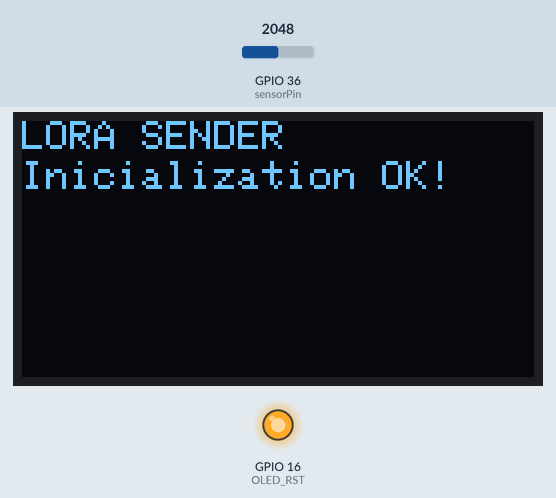
Recording of a sketch running on a simulated ESP32. Shown: 128×64 one-colour display, output pins drawn as LEDs (lit = HIGH). The inputs (shaded band) are chosen by the test bench; at power-on: GPIO 36 (sensorPin) = 2048. No radio packets arrive unless stated; what the sketch prints to the serial monitor is not drawn.

Above: at 0.2 s.
At 2.3 s:
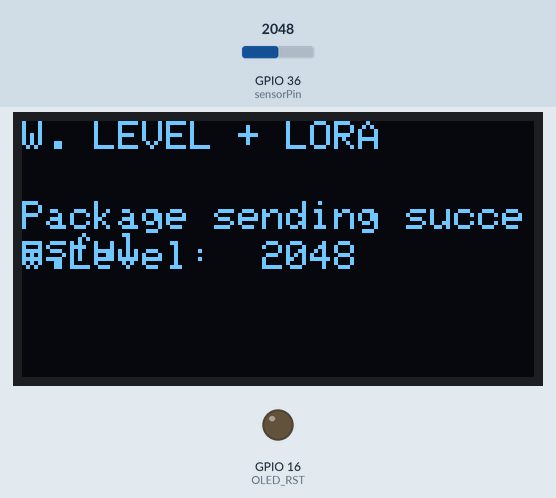
Timing chart, 0 to 124.2 s (numbered marks = the images above):
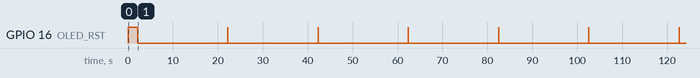

The sketch:

water_level_lora_sender.ino
```cpp
//https://www.electronicwings.com/esp32/water-level-detection-interfacing-with-esp32
//Libraries for LoRa
#include <SPI.h>
#include <LoRa.h>

//Libraries for OLED Display
#include <Wire.h>
#include <Adafruit_GFX.h>
#include <Adafruit_SSD1306.h>

//define the pins used by the LoRa transceiver module
#define SCK 5
#define MISO 19
#define MOSI 27
#define SS 18
#define RST 14
#define DIO0 26

//433E6 for Asia
//866E6 for Europe
//915E6 for North America
#define BAND 866E6

//OLED pins
#define OLED_SDA 4
#define OLED_SCL 15
#define OLED_RST 16
#define SCREEN_WIDTH 128 // OLED display width, in pixels
#define SCREEN_HEIGHT 64 // OLED display height, in pixels

//Object to handle the screen
Adafruit_SSD1306 display(SCREEN_WIDTH, SCREEN_HEIGHT, &Wire, OLED_RST);

//Variables for water level sensor
#define sensorPower 16
#define sensorPin A0
int val = 0;

void setup() {
  //Sensor configuration
  pinMode(sensorPower, OUTPUT);
  digitalWrite(sensorPower, LOW);
  //Display configuration. Reset OLED display via software
  pinMode(OLED_RST, OUTPUT);
  digitalWrite(OLED_RST, LOW);
  delay(20);
  digitalWrite(OLED_RST, HIGH);
  //initialize OLED
  Wire.begin(OLED_SDA, OLED_SCL);
  if(!display.begin(SSD1306_SWITCHCAPVCC, 0x3c, false, false)) { // Address 0x3C for 128x32
    Serial.println(F("SSD1306 allocation failed"));
    for(;;); // Don't proceed, loop forever
  }
  display.clearDisplay();
  display.setTextColor(WHITE);
  display.setTextSize(1);
  display.setCursor(0,0);
  display.print("LORA SENDER ");
  display.display();
  //SPI LoRa pins
  SPI.begin(SCK, MISO, MOSI, SS);
  //setup LoRa transceiver module
  LoRa.setPins(SS, RST, DIO0);
  if (!LoRa.begin(BAND)) {
    Serial.println("Starting LoRa failed!");
    while (1);
  }
  Serial.println("LoRa Inicialization OK!");
  display.setCursor(0,10);
  display.print("Inicialization OK!");
  display.display();
  delay(2000);
  //Digital monitor (baud)
  Serial.begin(9600);
}

void loop() {
  // put your main code here, to run repeatedly:
  digitalWrite(sensorPower, HIGH);
  delay(10);
  val = analogRead(sensorPin);
  digitalWrite(sensorPower, LOW);
  Serial.print("Sending package: ");
  Serial.println(val);
  //Send LoRa packet to receiver
  LoRa.beginPacket();
  LoRa.print(val);
  LoRa.endPacket();
  //Display information
  display.clearDisplay();
  display.setCursor(0,0);
  display.println("W. LEVEL + LORA");
  display.setCursor(0,20);
  display.setTextSize(1);
  display.print("Package sending successful");
  display.setCursor(0,30);
  display.print("W.Level: ");
  display.setCursor(60,30);
  display.print(val);
  display.display();
  //Loop delay
  delay(20000);
}
```

Measured:
- by itself, GPIO 16 (OLED_RST): alternates HIGH for 0.01 s and LOW for 20.1 s
- what the display in image 0 shows lasts 2.1 s, from 0.1 s to 2.2 s
